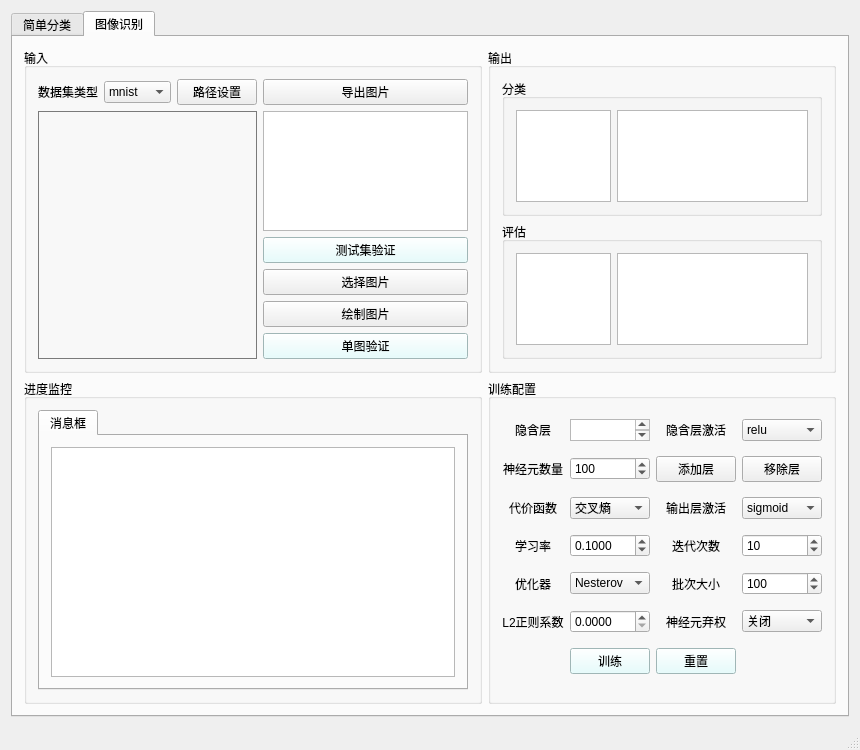
<?xml version="1.0" encoding="UTF-8"?>
<ui version="4.0">
 <class>MainWindow</class>
 <widget class="QMainWindow" name="MainWindow">
  <property name="geometry">
   <rect>
    <x>0</x>
    <y>0</y>
    <width>860</width>
    <height>750</height>
   </rect>
  </property>
  <property name="windowTitle">
   <string>神经网络演示</string>
  </property>
  <widget class="QWidget" name="centralWidget">
   <layout class="QVBoxLayout" name="verticalLayout">
    <item>
     <widget class="QTabWidget" name="tabWidget">
      <property name="styleSheet">
       <string notr="true"/>
      </property>
      <property name="currentIndex">
       <number>1</number>
      </property>
      <property name="iconSize">
       <size>
        <width>20</width>
        <height>20</height>
       </size>
      </property>
      <widget class="QWidget" name="tab1">
       <attribute name="title">
        <string>简单分类</string>
       </attribute>
       <layout class="QGridLayout" name="gridLayout">
        <item row="0" column="0">
         <widget class="QGroupBox" name="groupBox_visualization1">
          <property name="acceptDrops">
           <bool>false</bool>
          </property>
          <property name="styleSheet">
           <string notr="true"/>
          </property>
          <property name="title">
           <string>结构与作用</string>
          </property>
          <layout class="QGridLayout" name="gridLayout_8">
           <item row="0" column="0">
            <widget class="QTabWidget" name="tabWidget_3">
             <property name="sizePolicy">
              <sizepolicy hsizetype="Preferred" vsizetype="Preferred">
               <horstretch>0</horstretch>
               <verstretch>0</verstretch>
              </sizepolicy>
             </property>
             <property name="currentIndex">
              <number>0</number>
             </property>
             <widget class="QWidget" name="tab_5">
              <attribute name="title">
               <string>网络结构图</string>
              </attribute>
              <layout class="QGridLayout" name="gridLayout_12">
               <item row="0" column="0">
                <widget class="QGraphicsView" name="graphicsView_structure1">
                 <property name="sizePolicy">
                  <sizepolicy hsizetype="Preferred" vsizetype="Preferred">
                   <horstretch>0</horstretch>
                   <verstretch>0</verstretch>
                  </sizepolicy>
                 </property>
                 <property name="sizeAdjustPolicy">
                  <enum>QAbstractScrollArea::AdjustToContents</enum>
                 </property>
                </widget>
               </item>
               <item row="1" column="0">
                <widget class="QPushButton" name="pushButton_structure1">
                 <property name="sizePolicy">
                  <sizepolicy hsizetype="Preferred" vsizetype="Fixed">
                   <horstretch>0</horstretch>
                   <verstretch>0</verstretch>
                  </sizepolicy>
                 </property>
                 <property name="text">
                  <string>绘制</string>
                 </property>
                </widget>
               </item>
              </layout>
             </widget>
             <widget class="QWidget" name="tab_7">
              <attribute name="title">
               <string>神经元作用</string>
              </attribute>
              <layout class="QGridLayout" name="gridLayout_13">
               <item row="0" column="0" colspan="3">
                <widget class="QScrollArea" name="scrollArea_neurons_action1">
                 <property name="sizePolicy">
                  <sizepolicy hsizetype="Preferred" vsizetype="Preferred">
                   <horstretch>0</horstretch>
                   <verstretch>0</verstretch>
                  </sizepolicy>
                 </property>
                 <property name="widgetResizable">
                  <bool>true</bool>
                 </property>
                 <widget class="QWidget" name="scrollAreaWidgetContents">
                  <property name="geometry">
                   <rect>
                    <x>0</x>
                    <y>0</y>
                    <width>55</width>
                    <height>16</height>
                   </rect>
                  </property>
                 </widget>
                </widget>
               </item>
               <item row="1" column="0">
                <widget class="QComboBox" name="comboBox_layer1"/>
               </item>
               <item row="1" column="1">
                <widget class="QComboBox" name="comboBox_neurons1"/>
               </item>
               <item row="1" column="2">
                <widget class="QPushButton" name="pushButton_neurons_action1">
                 <property name="sizePolicy">
                  <sizepolicy hsizetype="Preferred" vsizetype="Fixed">
                   <horstretch>0</horstretch>
                   <verstretch>0</verstretch>
                  </sizepolicy>
                 </property>
                 <property name="text">
                  <string>绘制</string>
                 </property>
                </widget>
               </item>
              </layout>
             </widget>
            </widget>
           </item>
          </layout>
         </widget>
        </item>
        <item row="0" column="1">
         <widget class="QGroupBox" name="groupBox_fitting_result1">
          <property name="sizePolicy">
           <sizepolicy hsizetype="Ignored" vsizetype="Ignored">
            <horstretch>0</horstretch>
            <verstretch>0</verstretch>
           </sizepolicy>
          </property>
          <property name="title">
           <string>拟合结果</string>
          </property>
          <layout class="QGridLayout" name="gridLayout_7"/>
         </widget>
        </item>
        <item row="1" column="0">
         <widget class="QGroupBox" name="groupBox_monitor1">
          <property name="title">
           <string>进度监控</string>
          </property>
          <layout class="QVBoxLayout" name="verticalLayout_3">
           <item>
            <widget class="QTabWidget" name="tabWidget_monitor1">
             <property name="sizePolicy">
              <sizepolicy hsizetype="Preferred" vsizetype="Ignored">
               <horstretch>0</horstretch>
               <verstretch>0</verstretch>
              </sizepolicy>
             </property>
             <property name="currentIndex">
              <number>0</number>
             </property>
             <widget class="QWidget" name="tab_8">
              <attribute name="title">
               <string>消息框</string>
              </attribute>
              <layout class="QGridLayout" name="gridLayout_14">
               <item row="0" column="0">
                <widget class="QTextBrowser" name="textBrowser_monitor1">
                 <property name="sizePolicy">
                  <sizepolicy hsizetype="Preferred" vsizetype="Preferred">
                   <horstretch>0</horstretch>
                   <verstretch>0</verstretch>
                  </sizepolicy>
                 </property>
                </widget>
               </item>
              </layout>
             </widget>
            </widget>
           </item>
          </layout>
         </widget>
        </item>
        <item row="1" column="1">
         <widget class="QGroupBox" name="groupBox_train_config1">
          <property name="title">
           <string>训练配置</string>
          </property>
          <layout class="QGridLayout" name="gridLayout_2">
           <item row="1" column="0">
            <widget class="QLabel" name="label_3">
             <property name="text">
              <string>隐含层</string>
             </property>
             <property name="alignment">
              <set>Qt::AlignCenter</set>
             </property>
            </widget>
           </item>
           <item row="2" column="3">
            <widget class="QPushButton" name="pushButton_remove_layer1">
             <property name="text">
              <string>移除层</string>
             </property>
            </widget>
           </item>
           <item row="0" column="3">
            <widget class="QDoubleSpinBox" name="doubleSpinBox_noise1">
             <property name="maximum">
              <double>1.000000000000000</double>
             </property>
             <property name="singleStep">
              <double>0.100000000000000</double>
             </property>
             <property name="value">
              <double>0.300000000000000</double>
             </property>
            </widget>
           </item>
           <item row="1" column="1">
            <widget class="QTextBrowser" name="textBrowser_hidden_layers1">
             <property name="sizePolicy">
              <sizepolicy hsizetype="Ignored" vsizetype="Ignored">
               <horstretch>0</horstretch>
               <verstretch>0</verstretch>
              </sizepolicy>
             </property>
            </widget>
           </item>
           <item row="2" column="2">
            <widget class="QPushButton" name="pushButton_add_layer1">
             <property name="text">
              <string>添加层</string>
             </property>
            </widget>
           </item>
           <item row="2" column="1">
            <widget class="QSpinBox" name="spinBox_neurons_n1">
             <property name="alignment">
              <set>Qt::AlignLeading|Qt::AlignLeft|Qt::AlignVCenter</set>
             </property>
             <property name="minimum">
              <number>1</number>
             </property>
             <property name="maximum">
              <number>1000</number>
             </property>
             <property name="singleStep">
              <number>10</number>
             </property>
             <property name="value">
              <number>100</number>
             </property>
            </widget>
           </item>
           <item row="4" column="1">
            <widget class="QDoubleSpinBox" name="doubleSpinBox_learning_rate1">
             <property name="decimals">
              <number>4</number>
             </property>
             <property name="minimum">
              <double>0.000100000000000</double>
             </property>
             <property name="maximum">
              <double>10.000000000000000</double>
             </property>
             <property name="singleStep">
              <double>0.010000000000000</double>
             </property>
             <property name="value">
              <double>0.100000000000000</double>
             </property>
            </widget>
           </item>
           <item row="0" column="0">
            <widget class="QLabel" name="label">
             <property name="text">
              <string>数据集类型</string>
             </property>
             <property name="alignment">
              <set>Qt::AlignCenter</set>
             </property>
            </widget>
           </item>
           <item row="1" column="2">
            <widget class="QLabel" name="label_4">
             <property name="text">
              <string>隐含层激活</string>
             </property>
             <property name="alignment">
              <set>Qt::AlignCenter</set>
             </property>
            </widget>
           </item>
           <item row="2" column="0">
            <widget class="QLabel" name="label_5">
             <property name="text">
              <string>神经元数量</string>
             </property>
             <property name="alignment">
              <set>Qt::AlignCenter</set>
             </property>
            </widget>
           </item>
           <item row="0" column="2">
            <widget class="QLabel" name="label_2">
             <property name="text">
              <string>噪声比</string>
             </property>
             <property name="alignment">
              <set>Qt::AlignCenter</set>
             </property>
             <property name="margin">
              <number>0</number>
             </property>
            </widget>
           </item>
           <item row="0" column="1">
            <widget class="QComboBox" name="comboBox_dataset_type1">
             <property name="sizePolicy">
              <sizepolicy hsizetype="Ignored" vsizetype="Fixed">
               <horstretch>0</horstretch>
               <verstretch>0</verstretch>
              </sizepolicy>
             </property>
             <item>
              <property name="text">
               <string>圆形</string>
              </property>
             </item>
             <item>
              <property name="text">
               <string>月牙形</string>
              </property>
             </item>
            </widget>
           </item>
           <item row="1" column="3">
            <widget class="QComboBox" name="comboBox_activation1">
             <item>
              <property name="text">
               <string>relu</string>
              </property>
             </item>
             <item>
              <property name="text">
               <string>tanh</string>
              </property>
             </item>
             <item>
              <property name="text">
               <string>sigmoid</string>
              </property>
             </item>
            </widget>
           </item>
           <item row="4" column="2">
            <widget class="QLabel" name="label_7">
             <property name="text">
              <string>迭代次数</string>
             </property>
             <property name="alignment">
              <set>Qt::AlignCenter</set>
             </property>
            </widget>
           </item>
           <item row="4" column="3">
            <widget class="QSpinBox" name="spinBox_iter_max1">
             <property name="minimum">
              <number>1</number>
             </property>
             <property name="maximum">
              <number>1000</number>
             </property>
             <property name="singleStep">
              <number>10</number>
             </property>
             <property name="value">
              <number>50</number>
             </property>
            </widget>
           </item>
           <item row="4" column="0">
            <widget class="QLabel" name="label_6">
             <property name="text">
              <string>学习率</string>
             </property>
             <property name="alignment">
              <set>Qt::AlignCenter</set>
             </property>
            </widget>
           </item>
           <item row="6" column="1">
            <widget class="QPushButton" name="pushButton_train1">
             <property name="styleSheet">
              <string notr="true">background-color: rgb(224,255,255);</string>
             </property>
             <property name="text">
              <string>训练</string>
             </property>
            </widget>
           </item>
           <item row="6" column="2">
            <widget class="QPushButton" name="pushButton_reset1">
             <property name="styleSheet">
              <string notr="true">background-color: rgb(224,255,255);</string>
             </property>
             <property name="text">
              <string>重置</string>
             </property>
            </widget>
           </item>
          </layout>
         </widget>
        </item>
       </layout>
      </widget>
      <widget class="QWidget" name="tab2">
       <attribute name="title">
        <string>图像识别</string>
       </attribute>
       <layout class="QGridLayout" name="gridLayout_3">
        <item row="2" column="6">
         <widget class="QGroupBox" name="groupBox_5">
          <property name="sizePolicy">
           <sizepolicy hsizetype="Preferred" vsizetype="Preferred">
            <horstretch>0</horstretch>
            <verstretch>0</verstretch>
           </sizepolicy>
          </property>
          <property name="title">
           <string>输出</string>
          </property>
          <layout class="QGridLayout" name="gridLayout_5" columnstretch="0">
           <item row="6" column="0">
            <widget class="QGroupBox" name="groupBox">
             <property name="title">
              <string>评估</string>
             </property>
             <layout class="QGridLayout" name="gridLayout_9">
              <item row="0" column="0">
               <widget class="QTextBrowser" name="textBrowser_check2">
                <property name="sizePolicy">
                 <sizepolicy hsizetype="Ignored" vsizetype="Ignored">
                  <horstretch>0</horstretch>
                  <verstretch>0</verstretch>
                 </sizepolicy>
                </property>
               </widget>
              </item>
              <item row="0" column="1" colspan="2">
               <widget class="QTextBrowser" name="textBrowser_accuracy2">
                <property name="sizePolicy">
                 <sizepolicy hsizetype="Ignored" vsizetype="Ignored">
                  <horstretch>0</horstretch>
                  <verstretch>0</verstretch>
                 </sizepolicy>
                </property>
               </widget>
              </item>
             </layout>
            </widget>
           </item>
           <item row="3" column="0">
            <widget class="QGroupBox" name="groupBox_2">
             <property name="title">
              <string>分类</string>
             </property>
             <layout class="QGridLayout" name="gridLayout_10">
              <item row="0" column="0">
               <widget class="QTextBrowser" name="textBrowser_class2">
                <property name="sizePolicy">
                 <sizepolicy hsizetype="Ignored" vsizetype="Ignored">
                  <horstretch>0</horstretch>
                  <verstretch>0</verstretch>
                 </sizepolicy>
                </property>
               </widget>
              </item>
              <item row="0" column="1" colspan="2">
               <widget class="QTextBrowser" name="textBrowser_class_prob2">
                <property name="sizePolicy">
                 <sizepolicy hsizetype="Ignored" vsizetype="Ignored">
                  <horstretch>0</horstretch>
                  <verstretch>0</verstretch>
                 </sizepolicy>
                </property>
               </widget>
              </item>
             </layout>
            </widget>
           </item>
          </layout>
         </widget>
        </item>
        <item row="3" column="6">
         <widget class="QGroupBox" name="groupBox_train_config2">
          <property name="sizePolicy">
           <sizepolicy hsizetype="Preferred" vsizetype="Preferred">
            <horstretch>0</horstretch>
            <verstretch>0</verstretch>
           </sizepolicy>
          </property>
          <property name="title">
           <string>训练配置</string>
          </property>
          <layout class="QGridLayout" name="gridLayout_6">
           <item row="6" column="0">
            <widget class="QLabel" name="label_16">
             <property name="text">
              <string>L2正则系数</string>
             </property>
             <property name="alignment">
              <set>Qt::AlignCenter</set>
             </property>
            </widget>
           </item>
           <item row="4" column="0">
            <widget class="QLabel" name="label_15">
             <property name="text">
              <string>学习率</string>
             </property>
             <property name="alignment">
              <set>Qt::AlignCenter</set>
             </property>
            </widget>
           </item>
           <item row="2" column="3">
            <widget class="QPushButton" name="pushButton_remove_layer2">
             <property name="text">
              <string>移除层</string>
             </property>
            </widget>
           </item>
           <item row="2" column="0">
            <widget class="QLabel" name="label_12">
             <property name="text">
              <string>神经元数量</string>
             </property>
             <property name="alignment">
              <set>Qt::AlignCenter</set>
             </property>
            </widget>
           </item>
           <item row="6" column="2">
            <widget class="QLabel" name="label_17">
             <property name="text">
              <string>神经元弃权</string>
             </property>
             <property name="alignment">
              <set>Qt::AlignCenter</set>
             </property>
            </widget>
           </item>
           <item row="6" column="1">
            <widget class="QDoubleSpinBox" name="doubleSpinBox_l2_alpha2">
             <property name="sizePolicy">
              <sizepolicy hsizetype="Ignored" vsizetype="Fixed">
               <horstretch>0</horstretch>
               <verstretch>0</verstretch>
              </sizepolicy>
             </property>
             <property name="decimals">
              <number>4</number>
             </property>
             <property name="singleStep">
              <double>0.000100000000000</double>
             </property>
             <property name="value">
              <double>0.000000000000000</double>
             </property>
            </widget>
           </item>
           <item row="5" column="3">
            <widget class="QSpinBox" name="spinBox_batch_size2">
             <property name="minimum">
              <number>1</number>
             </property>
             <property name="maximum">
              <number>60000</number>
             </property>
             <property name="singleStep">
              <number>10</number>
             </property>
             <property name="value">
              <number>100</number>
             </property>
            </widget>
           </item>
           <item row="2" column="2">
            <widget class="QPushButton" name="pushButton_add_layer2">
             <property name="text">
              <string>添加层</string>
             </property>
            </widget>
           </item>
           <item row="7" column="2">
            <widget class="QPushButton" name="pushButton_reset2">
             <property name="styleSheet">
              <string notr="true">background-color: rgb(224,255,255);</string>
             </property>
             <property name="text">
              <string>重置</string>
             </property>
            </widget>
           </item>
           <item row="1" column="2">
            <widget class="QLabel" name="label_11">
             <property name="text">
              <string>隐含层激活</string>
             </property>
             <property name="alignment">
              <set>Qt::AlignCenter</set>
             </property>
            </widget>
           </item>
           <item row="6" column="3">
            <widget class="QComboBox" name="comboBox_dropout2">
             <item>
              <property name="text">
               <string>关闭</string>
              </property>
             </item>
             <item>
              <property name="text">
               <string>开启</string>
              </property>
             </item>
            </widget>
           </item>
           <item row="5" column="0">
            <widget class="QLabel" name="label_10">
             <property name="text">
              <string>优化器</string>
             </property>
             <property name="alignment">
              <set>Qt::AlignCenter</set>
             </property>
            </widget>
           </item>
           <item row="7" column="1">
            <widget class="QPushButton" name="pushButton_train2">
             <property name="sizePolicy">
              <sizepolicy hsizetype="Minimum" vsizetype="Fixed">
               <horstretch>0</horstretch>
               <verstretch>0</verstretch>
              </sizepolicy>
             </property>
             <property name="styleSheet">
              <string notr="true">background-color: rgb(224,255,255);</string>
             </property>
             <property name="text">
              <string>训练</string>
             </property>
            </widget>
           </item>
           <item row="1" column="3">
            <widget class="QComboBox" name="comboBox_activation2">
             <item>
              <property name="text">
               <string>relu</string>
              </property>
             </item>
             <item>
              <property name="text">
               <string>tanh</string>
              </property>
             </item>
             <item>
              <property name="text">
               <string>sigmoid</string>
              </property>
             </item>
            </widget>
           </item>
           <item row="4" column="3">
            <widget class="QSpinBox" name="spinBox_iter_max2">
             <property name="minimum">
              <number>1</number>
             </property>
             <property name="maximum">
              <number>1000</number>
             </property>
             <property name="singleStep">
              <number>10</number>
             </property>
             <property name="value">
              <number>10</number>
             </property>
            </widget>
           </item>
           <item row="4" column="2">
            <widget class="QLabel" name="label_14">
             <property name="text">
              <string>迭代次数</string>
             </property>
             <property name="alignment">
              <set>Qt::AlignCenter</set>
             </property>
            </widget>
           </item>
           <item row="5" column="2">
            <widget class="QLabel" name="label_13">
             <property name="text">
              <string>批次大小</string>
             </property>
             <property name="alignment">
              <set>Qt::AlignCenter</set>
             </property>
            </widget>
           </item>
           <item row="1" column="0">
            <widget class="QLabel" name="label_9">
             <property name="text">
              <string>隐含层</string>
             </property>
             <property name="alignment">
              <set>Qt::AlignCenter</set>
             </property>
            </widget>
           </item>
           <item row="4" column="1">
            <widget class="QDoubleSpinBox" name="doubleSpinBox_learning_rate2">
             <property name="sizePolicy">
              <sizepolicy hsizetype="Ignored" vsizetype="Fixed">
               <horstretch>0</horstretch>
               <verstretch>0</verstretch>
              </sizepolicy>
             </property>
             <property name="decimals">
              <number>4</number>
             </property>
             <property name="minimum">
              <double>0.000100000000000</double>
             </property>
             <property name="maximum">
              <double>10.000000000000000</double>
             </property>
             <property name="singleStep">
              <double>0.010000000000000</double>
             </property>
             <property name="value">
              <double>0.100000000000000</double>
             </property>
            </widget>
           </item>
           <item row="2" column="1">
            <widget class="QSpinBox" name="spinBox_neurons_n2">
             <property name="sizePolicy">
              <sizepolicy hsizetype="Ignored" vsizetype="Fixed">
               <horstretch>0</horstretch>
               <verstretch>0</verstretch>
              </sizepolicy>
             </property>
             <property name="alignment">
              <set>Qt::AlignLeading|Qt::AlignLeft|Qt::AlignVCenter</set>
             </property>
             <property name="minimum">
              <number>1</number>
             </property>
             <property name="maximum">
              <number>1000</number>
             </property>
             <property name="singleStep">
              <number>10</number>
             </property>
             <property name="value">
              <number>100</number>
             </property>
            </widget>
           </item>
           <item row="1" column="1">
            <widget class="QTextBrowser" name="textBrowser_hidden_layers2">
             <property name="sizePolicy">
              <sizepolicy hsizetype="Ignored" vsizetype="Ignored">
               <horstretch>0</horstretch>
               <verstretch>0</verstretch>
              </sizepolicy>
             </property>
             <property name="searchPaths">
              <stringlist/>
             </property>
            </widget>
           </item>
           <item row="5" column="1">
            <widget class="QComboBox" name="comboBox_optimizer2">
             <property name="sizePolicy">
              <sizepolicy hsizetype="Ignored" vsizetype="Fixed">
               <horstretch>0</horstretch>
               <verstretch>0</verstretch>
              </sizepolicy>
             </property>
             <item>
              <property name="text">
               <string>Nesterov</string>
              </property>
             </item>
             <item>
              <property name="text">
               <string>SGD</string>
              </property>
             </item>
             <item>
              <property name="text">
               <string>Momentum</string>
              </property>
             </item>
             <item>
              <property name="text">
               <string>Adam</string>
              </property>
             </item>
            </widget>
           </item>
           <item row="3" column="0">
            <widget class="QLabel" name="label_8">
             <property name="text">
              <string>代价函数</string>
             </property>
             <property name="alignment">
              <set>Qt::AlignCenter</set>
             </property>
            </widget>
           </item>
           <item row="3" column="1">
            <widget class="QComboBox" name="comboBox_cost2">
             <item>
              <property name="text">
               <string>交叉熵</string>
              </property>
             </item>
             <item>
              <property name="text">
               <string>对数似然</string>
              </property>
             </item>
            </widget>
           </item>
           <item row="3" column="2">
            <widget class="QLabel" name="label_18">
             <property name="text">
              <string>输出层激活</string>
             </property>
             <property name="alignment">
              <set>Qt::AlignCenter</set>
             </property>
            </widget>
           </item>
           <item row="3" column="3">
            <widget class="QComboBox" name="comboBox_output_activation2">
             <item>
              <property name="text">
               <string>sigmoid</string>
              </property>
             </item>
             <item>
              <property name="text">
               <string>softmax</string>
              </property>
             </item>
            </widget>
           </item>
          </layout>
         </widget>
        </item>
        <item row="2" column="4">
         <widget class="QGroupBox" name="groupBox_input2">
          <property name="title">
           <string>输入</string>
          </property>
          <layout class="QGridLayout" name="gridLayout_4" columnstretch="0,0,0,0,0,0">
           <item row="4" column="5">
            <widget class="QPushButton" name="pushButton_test2">
             <property name="sizePolicy">
              <sizepolicy hsizetype="Preferred" vsizetype="Fixed">
               <horstretch>0</horstretch>
               <verstretch>0</verstretch>
              </sizepolicy>
             </property>
             <property name="styleSheet">
              <string notr="true">background-color: rgb(224,255,255);</string>
             </property>
             <property name="text">
              <string>测试集验证</string>
             </property>
            </widget>
           </item>
           <item row="0" column="3">
            <widget class="QPushButton" name="pushButton_dataset_path2">
             <property name="sizePolicy">
              <sizepolicy hsizetype="Preferred" vsizetype="Fixed">
               <horstretch>0</horstretch>
               <verstretch>0</verstretch>
              </sizepolicy>
             </property>
             <property name="text">
              <string>路径设置</string>
             </property>
            </widget>
           </item>
           <item row="0" column="2">
            <widget class="QComboBox" name="comboBox_dataset_type2">
             <item>
              <property name="text">
               <string>mnist</string>
              </property>
             </item>
             <item>
              <property name="text">
               <string>cifar10</string>
              </property>
             </item>
            </widget>
           </item>
           <item row="0" column="5">
            <widget class="QPushButton" name="pushButton_export_images2">
             <property name="sizePolicy">
              <sizepolicy hsizetype="Preferred" vsizetype="Fixed">
               <horstretch>0</horstretch>
               <verstretch>0</verstretch>
              </sizepolicy>
             </property>
             <property name="text">
              <string>导出图片</string>
             </property>
            </widget>
           </item>
           <item row="5" column="5">
            <widget class="QPushButton" name="pushButton_select_image2">
             <property name="sizePolicy">
              <sizepolicy hsizetype="Preferred" vsizetype="Fixed">
               <horstretch>0</horstretch>
               <verstretch>0</verstretch>
              </sizepolicy>
             </property>
             <property name="text">
              <string>选择图片</string>
             </property>
            </widget>
           </item>
           <item row="6" column="5">
            <widget class="QPushButton" name="pushButton_draw_image2">
             <property name="sizePolicy">
              <sizepolicy hsizetype="Preferred" vsizetype="Fixed">
               <horstretch>0</horstretch>
               <verstretch>0</verstretch>
              </sizepolicy>
             </property>
             <property name="text">
              <string>绘制图片</string>
             </property>
            </widget>
           </item>
           <item row="7" column="5">
            <widget class="QPushButton" name="pushButton_test_one2">
             <property name="sizePolicy">
              <sizepolicy hsizetype="Preferred" vsizetype="Fixed">
               <horstretch>0</horstretch>
               <verstretch>0</verstretch>
              </sizepolicy>
             </property>
             <property name="autoFillBackground">
              <bool>false</bool>
             </property>
             <property name="styleSheet">
              <string notr="true">background-color: rgb(224,255,255);
border-color:rgb(173, 173, 173);</string>
             </property>
             <property name="text">
              <string>单图验证</string>
             </property>
            </widget>
           </item>
           <item row="0" column="1">
            <widget class="QLabel" name="label_19">
             <property name="sizePolicy">
              <sizepolicy hsizetype="Preferred" vsizetype="Fixed">
               <horstretch>0</horstretch>
               <verstretch>0</verstretch>
              </sizepolicy>
             </property>
             <property name="text">
              <string>数据集类型</string>
             </property>
             <property name="alignment">
              <set>Qt::AlignCenter</set>
             </property>
            </widget>
           </item>
           <item row="1" column="1" rowspan="7" colspan="3">
            <widget class="QLabel" name="label_image2">
             <property name="sizePolicy">
              <sizepolicy hsizetype="Preferred" vsizetype="Preferred">
               <horstretch>0</horstretch>
               <verstretch>0</verstretch>
              </sizepolicy>
             </property>
             <property name="styleSheet">
              <string notr="true">backgroud-color: rgb(255, 255, 255);
border:1px solid rgb(122, 122, 122);</string>
             </property>
             <property name="text">
              <string/>
             </property>
            </widget>
           </item>
           <item row="1" column="5" rowspan="3">
            <widget class="QTextBrowser" name="textBrowser_dataset_info2">
             <property name="sizePolicy">
              <sizepolicy hsizetype="Preferred" vsizetype="Ignored">
               <horstretch>0</horstretch>
               <verstretch>0</verstretch>
              </sizepolicy>
             </property>
            </widget>
           </item>
          </layout>
         </widget>
        </item>
        <item row="3" column="4">
         <widget class="QGroupBox" name="groupBox_monitor2">
          <property name="title">
           <string>进度监控</string>
          </property>
          <layout class="QVBoxLayout" name="verticalLayout_2">
           <item>
            <widget class="QTabWidget" name="tabWidget_monitor2">
             <property name="sizePolicy">
              <sizepolicy hsizetype="Preferred" vsizetype="Ignored">
               <horstretch>0</horstretch>
               <verstretch>0</verstretch>
              </sizepolicy>
             </property>
             <property name="currentIndex">
              <number>0</number>
             </property>
             <widget class="QWidget" name="tab_3">
              <attribute name="title">
               <string>消息框</string>
              </attribute>
              <layout class="QGridLayout" name="gridLayout_11">
               <item row="0" column="0">
                <widget class="QTextBrowser" name="textBrowser_monitor2">
                 <property name="sizePolicy">
                  <sizepolicy hsizetype="Preferred" vsizetype="Preferred">
                   <horstretch>0</horstretch>
                   <verstretch>0</verstretch>
                  </sizepolicy>
                 </property>
                </widget>
               </item>
              </layout>
             </widget>
            </widget>
           </item>
          </layout>
         </widget>
        </item>
       </layout>
      </widget>
     </widget>
    </item>
   </layout>
  </widget>
  <widget class="QStatusBar" name="statusBar"/>
  <action name="action">
   <property name="text">
    <string>圆形</string>
   </property>
  </action>
  <action name="action_2">
   <property name="text">
    <string>月牙形
</string>
   </property>
  </action>
  <action name="actionmnist">
   <property name="text">
    <string>mnist</string>
   </property>
  </action>
  <action name="actioncifar10">
   <property name="text">
    <string>cifar10</string>
   </property>
  </action>
  <action name="actioncifar100">
   <property name="text">
    <string>cifar100</string>
   </property>
  </action>
 </widget>
 <layoutdefault spacing="6" margin="11"/>
 <resources/>
 <connections/>
</ui>
